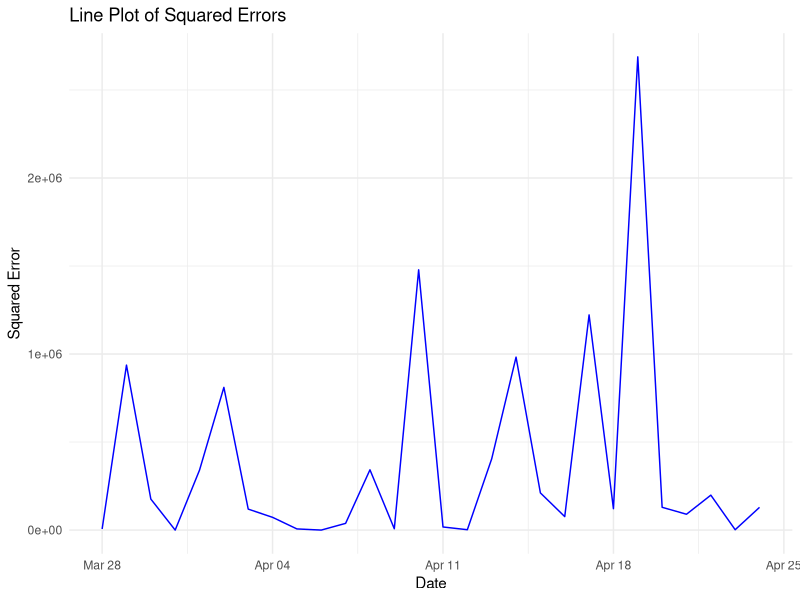
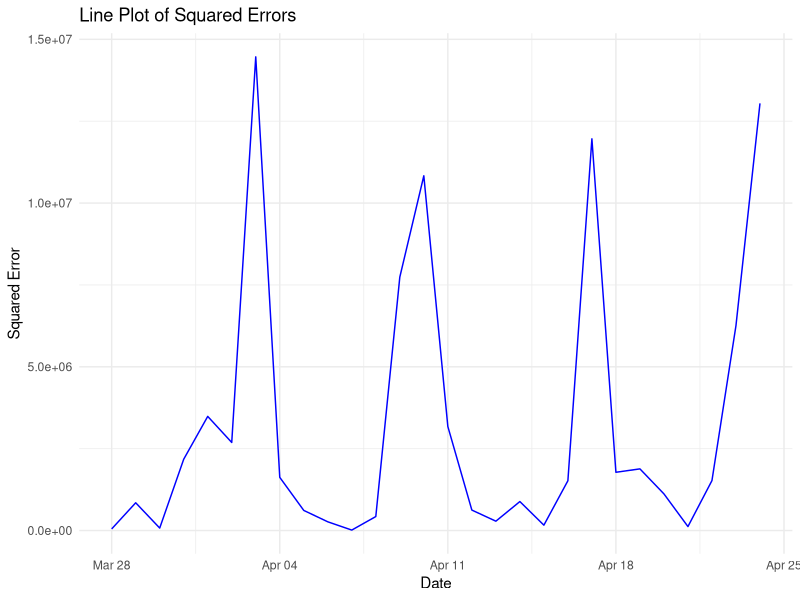

These charts were generated, in order, by the following R code:
library(readr)
library(dplyr)
library(tidyverse)
library(ggplot2)



df_summary <- read.csv("df_summary.csv")

df_TX = df_summary %>% filter(state_id == 'TX')

df_TX <- df_TX %>%
  mutate(Monday = ifelse(weekday == "Monday", 1, 0),
         Tuesday = ifelse(weekday == "Tuesday", 1, 0),
         Wednesday = ifelse(weekday == "Wednesday", 1, 0),
         Thursday = ifelse(weekday == "Thursday", 1, 0),
         Friday = ifelse(weekday == "Friday", 1, 0),
         Saturday = ifelse(weekday == "Saturday", 1, 0),
         Sunday = ifelse(weekday == "Sunday", 1, 0))

df_TX <- df_TX %>%
  mutate(event = ifelse(event_name_1 == "None", 0, 1))

train_df = head(df_TX, 1913 - 28)
test_df = tail(df_TX, 28)

print(dim(train_df))
print(dim(test_df))



lm_model_tx <- lm(total_sales ~ mean_sell_price +
                    Monday + Tuesday + Wednesday + Thursday
                  + Friday + Saturday + snap_TX, train_df)
summary(lm_model_tx)

features = c("date", "mean_sell_price", "Monday", "Tuesday", "Wednesday",
             "Thursday", "Friday", "Saturday", "Sunday", "snap_TX")

actual_y = test_df$total_sales
test_values <- test_df %>% select(all_of(features))

predictions = as.numeric(predict(lm_model_tx, test_values))

mse = mean((actual_y - predictions)^2, na.rm=TRUE)
rmse = sqrt(mse)
print(rmse)

squared_errors = (actual_y - predictions)^2
errors = (actual_y - predictions)

plot_df = data.frame(date = as.Date(test_df$date), errors = squared_errors)

ggplot(plot_df, aes(x = date, y = errors)) +
  geom_line(color = "blue") +
  labs(title = "Line Plot of Squared Errors", x = "Date", y = "Squared Error") +
  theme_minimal()


df_CA = df_summary |>
  filter(state_id == "CA")

df_CA <- df_CA %>%
  arrange(date) %>%  # Ensure data is ordered by date
  mutate(time_index = as.numeric(as.Date(date)) - 15002)  # Create time index

# Check the first few rows
View(head(df_CA))


df_CA <- df_CA %>%
  mutate(event = ifelse(event_name_1 == "None", 0, 1))

df_CA <- df_CA %>%
  mutate(Monday = ifelse(weekday == "Monday", 1, 0),
         Tuesday = ifelse(weekday == "Tuesday", 1, 0),
         Wednesday = ifelse(weekday == "Wednesday", 1, 0),
         Thursday = ifelse(weekday == "Thursday", 1, 0),
         Friday = ifelse(weekday == "Friday", 1, 0),
         Saturday = ifelse(weekday == "Saturday", 1, 0),
         Sunday = ifelse(weekday == "Sunday", 1, 0))

lm_model <- lm(total_sales ~ -1 + mean_sell_price + Monday + Tuesday + Wednesday +
                 Thursday + Friday + Saturday + Sunday  + event + snap_CA, df_CA)
summary(lm_model)







train_df = head(df_CA, 1913 - 28)
test_df = tail(df_CA, 28)

print(dim(train_df))
print(dim(test_df))



lm_model_ca <- lm(total_sales ~ mean_sell_price +
                    Monday + Tuesday + Wednesday + Thursday
                  + Friday + Saturday + snap_CA, train_df)
summary(lm_model_ca)

features = c("date", "mean_sell_price", "Monday", "Tuesday", "Wednesday",
             "Thursday", "Friday", "Saturday", "Sunday", "snap_CA")

actual_y = test_df$total_sales
test_values <- test_df %>% select(all_of(features))

predictions = as.numeric(predict(lm_model_ca, test_values))

mse = mean((actual_y - predictions)^2, na.rm=TRUE)
rmse = sqrt(mse)
print(rmse)

squared_errors = (actual_y - predictions)^2
errors = (actual_y - predictions)

plot_df = data.frame(date = as.Date(test_df$date), errors = squared_errors)

library(ggplot2)

ggplot(plot_df, aes(x = date, y = errors)) +
  geom_line(color = "blue") +
  labs(title = "Line Plot of Squared Errors", x = "Date", y = "Squared Error") +
  theme_minimal()

